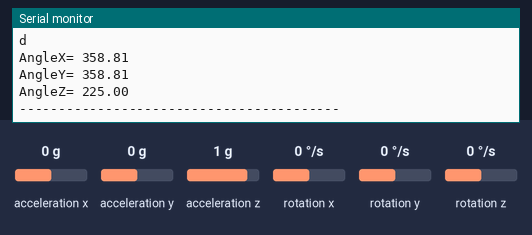
Simulated run of this sketch. Board: Arduino Uno, built with avr-gcc and run on an emulated ATmega328P. Shown: the last lines printed to the serial monitor. Wiring (inferred from the names in the program): MPU-6050 motion sensor at I2C address 0x68. Inputs (shaded band) come from the test bench; at power-on: acceleration x 0 g, acceleration y 0 g, acceleration z 1 g, rotation x 0 °/s, rotation y 0 °/s, rotation z 0 °/s.

Above: at 1.2 s.
1.3 s: acceleration x set to -1.4 g
At 2.03 s:
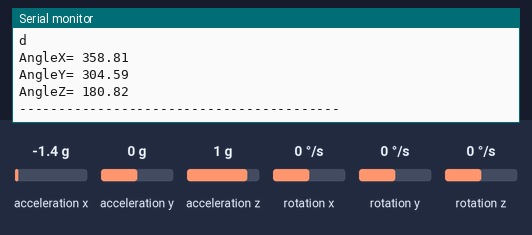
2.8 s: acceleration y set to -1.4 g
At 3.33 s:
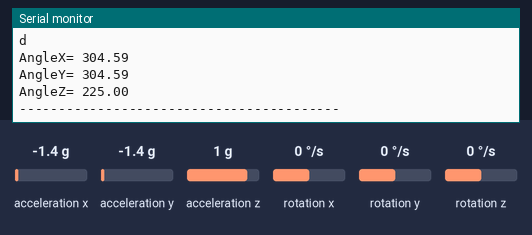
4.3 s: acceleration z set to -1.4 g
At 4.62 s:
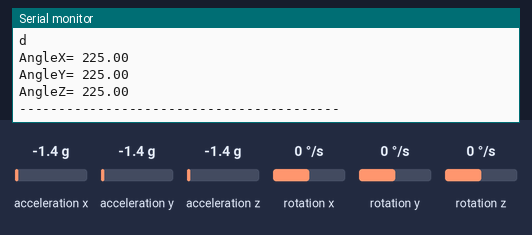
Timing chart, 0 to 7.3 s (numbered marks = the images above; inputs shaded):
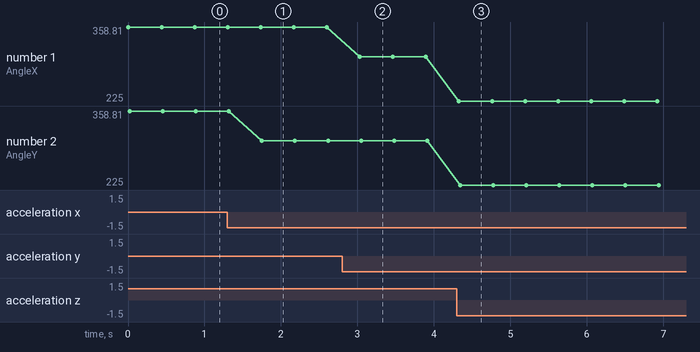

The sketch:

Test2.ino
```cpp
//Written by Ahmet Burkay KIRNIK
//TR_CapaFenLisesi
//Measure Angle with a MPU-6050(GY-521)

#include<Wire.h>

const int MPU_addr=0x68;
int16_t AcX,AcY,AcZ,Tmp,GyX,GyY,GyZ;

int minVal=265;
int maxVal=402;

double x;
double y;
double z;

char directions;


void setup(){
  Wire.begin();
  Wire.beginTransmission(MPU_addr);
  Wire.write(0x6B);
  Wire.write(0);
  Wire.endTransmission(true);
  Serial.begin(9600);
}
void loop(){
  bool modified = false;
  Wire.beginTransmission(MPU_addr);
  Wire.write(0x3B);
  Wire.endTransmission(false);
  Wire.requestFrom(MPU_addr,14,true);
  AcX=Wire.read()<<8|Wire.read();
  AcY=Wire.read()<<8|Wire.read();
  AcZ=Wire.read()<<8|Wire.read();
    int xAng = map(AcX,minVal,maxVal,-90,90);
    int yAng = map(AcY,minVal,maxVal,-90,90);
    int zAng = map(AcZ,minVal,maxVal,-90,90);

       x= RAD_TO_DEG * (atan2(-yAng, -zAng)+PI);
       y= RAD_TO_DEG * (atan2(-xAng, -zAng)+PI);
       z= RAD_TO_DEG * (atan2(-yAng, -xAng)+PI);

       if (z < 0 && abs(z) > 5) {
            directions = 'u';
            Serial.println(directions);
            modified = true;
        }
        else if (z > 0 && abs(z) > 5) {
            directions = 'd';
            Serial.println(directions);
            modified = true;
        }
        else if (y < 0 && abs(y) > 5) {
            directions = 'l';
            Serial.println(directions);
            modified = true;
        }
        else if (y > 0 && abs(y) > 5) {
            directions = 'r';
            Serial.println(directions);
            modified = true;
        }
        else if (modified == false){
          Serial.println("No change");
          //make sure rf module does not send anything
        }


     Serial.print("AngleX= ");
     Serial.println(x);

     Serial.print("AngleY= ");
     Serial.println(y);

     Serial.print("AngleZ= ");
     Serial.println(z);
     Serial.println("-----------------------------------------");
     delay(400);
}
```

Measured:
- after the input at 1.3 s, the serial monitor: prints a new line after 0.45 s (image 1)
- after the input at 2.8 s, the serial monitor: prints a new line after 0.23 s (image 2)
- after the input at 4.3 s, the serial monitor: prints a new line at once (image 3)
- plotted number 2: 358.81 → 304.59 after the input at 1.3 s
